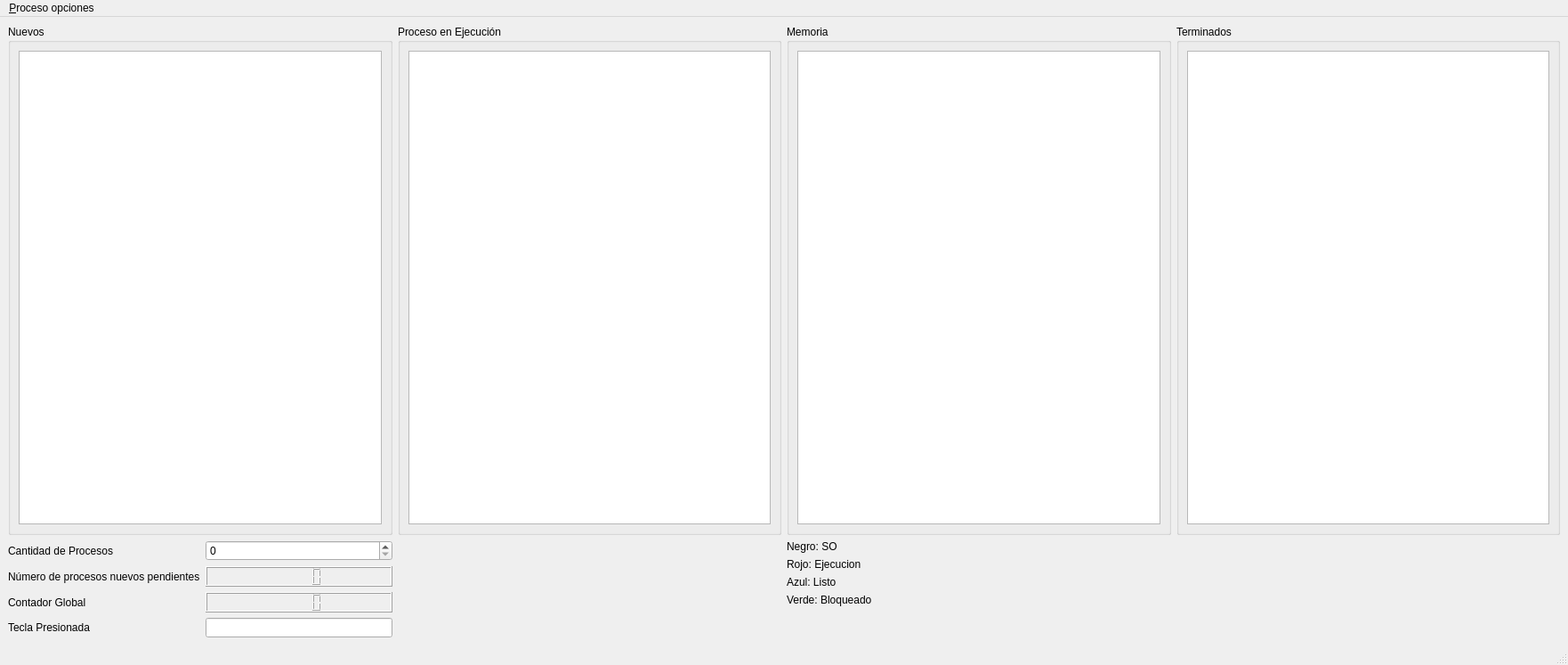
<?xml version="1.0" encoding="UTF-8"?>
<ui version="4.0">
 <class>MainWindow</class>
 <widget class="QMainWindow" name="MainWindow">
  <property name="geometry">
   <rect>
    <x>0</x>
    <y>0</y>
    <width>1762</width>
    <height>747</height>
   </rect>
  </property>
  <property name="windowTitle">
   <string>MainWindow</string>
  </property>
  <widget class="QWidget" name="centralwidget">
   <layout class="QGridLayout" name="gridLayout_2">
    <item row="0" column="0">
     <widget class="QGroupBox" name="gprBx_nuevos">
      <property name="title">
       <string>Nuevos</string>
      </property>
      <layout class="QGridLayout" name="gridLayout_8">
       <item row="0" column="0">
        <widget class="QTableWidget" name="tblWdt_ProcLNuevos"/>
       </item>
      </layout>
     </widget>
    </item>
    <item row="0" column="1">
     <widget class="QGroupBox" name="gprBx_ProcEjec">
      <property name="title">
       <string>Proceso en Ejecución</string>
      </property>
      <layout class="QGridLayout" name="gridLayout_3">
       <item row="0" column="0">
        <widget class="QTableWidget" name="tblWdt_ProcesoEjec"/>
       </item>
      </layout>
     </widget>
    </item>
    <item row="0" column="2">
     <widget class="QGroupBox" name="groupBox_bloqueados">
      <property name="title">
       <string>Memoria</string>
      </property>
      <layout class="QGridLayout" name="gridLayout_5">
       <item row="0" column="0">
        <widget class="QTableWidget" name="tblWgt_Memoria"/>
       </item>
      </layout>
     </widget>
    </item>
    <item row="0" column="3">
     <widget class="QGroupBox" name="gprBx_Terminados">
      <property name="title">
       <string>Terminados</string>
      </property>
      <layout class="QGridLayout" name="gridLayout_4">
       <item row="0" column="0">
        <widget class="QTableWidget" name="tblWdt_Terminados"/>
       </item>
      </layout>
     </widget>
    </item>
    <item row="1" column="2">
     <layout class="QVBoxLayout" name="verticalLayout">
      <item>
       <widget class="QLabel" name="label">
        <property name="text">
         <string>Negro: SO</string>
        </property>
       </widget>
      </item>
      <item>
       <widget class="QLabel" name="label_2">
        <property name="text">
         <string>Rojo: Ejecucion</string>
        </property>
       </widget>
      </item>
      <item>
       <widget class="QLabel" name="label_3">
        <property name="text">
         <string>Azul: Listo</string>
        </property>
       </widget>
      </item>
      <item>
       <widget class="QLabel" name="label_4">
        <property name="text">
         <string>Verde: Bloqueado</string>
        </property>
       </widget>
      </item>
     </layout>
    </item>
    <item row="1" column="0" rowspan="2">
     <layout class="QGridLayout" name="gridLayout">
      <item row="0" column="0">
       <widget class="QLabel" name="lbl_CantProceso">
        <property name="text">
         <string>Cantidad de Procesos</string>
        </property>
       </widget>
      </item>
      <item row="0" column="1">
       <widget class="QSpinBox" name="spnBx_CantProcesos">
        <property name="maximum">
         <number>255</number>
        </property>
       </widget>
      </item>
      <item row="1" column="0">
       <widget class="QLabel" name="lbl_NumProcPend">
        <property name="text">
         <string>Número de procesos nuevos pendientes</string>
        </property>
       </widget>
      </item>
      <item row="1" column="1">
       <widget class="QLCDNumber" name="lcd_ProcRestantes"/>
      </item>
      <item row="2" column="0">
       <widget class="QLabel" name="lbl_ContGlobal">
        <property name="text">
         <string>Contador Global</string>
        </property>
       </widget>
      </item>
      <item row="2" column="1">
       <widget class="QLCDNumber" name="lcd_ContGlobal"/>
      </item>
      <item row="3" column="0">
       <widget class="QLabel" name="lbl_TeclaPresionada">
        <property name="text">
         <string>Tecla Presionada</string>
        </property>
       </widget>
      </item>
      <item row="3" column="1">
       <widget class="QLineEdit" name="lnEdt_teclaPresionada">
        <property name="readOnly">
         <bool>true</bool>
        </property>
       </widget>
      </item>
     </layout>
    </item>
   </layout>
  </widget>
  <widget class="QMenuBar" name="menubar">
   <property name="geometry">
    <rect>
     <x>0</x>
     <y>0</y>
     <width>1762</width>
     <height>22</height>
    </rect>
   </property>
   <widget class="QMenu" name="menu_Procesar_Procesos">
    <property name="title">
     <string>&amp;Proceso opciones</string>
    </property>
    <addaction name="action_Procesar_Procesos"/>
   </widget>
   <addaction name="menu_Procesar_Procesos"/>
  </widget>
  <widget class="QStatusBar" name="statusbar"/>
  <action name="action_Procesar_Procesos">
   <property name="text">
    <string>&amp;Analizar procesos</string>
   </property>
  </action>
 </widget>
 <tabstops>
  <tabstop>tblWdt_ProcesoEjec</tabstop>
  <tabstop>tblWdt_Terminados</tabstop>
 </tabstops>
 <resources/>
 <connections/>
</ui>
